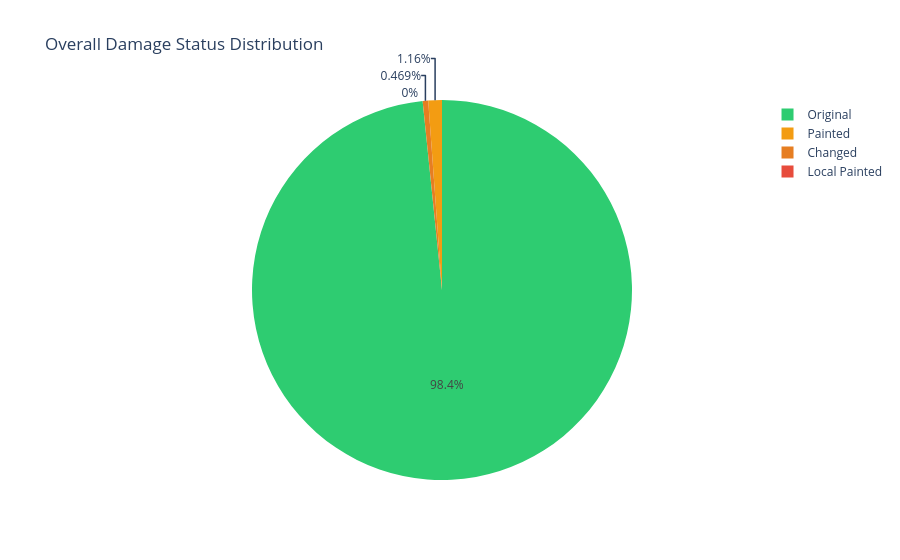

The code cell stored with this chart in its notebook:
### Markdown cell above
## Section 6: Damage Analysis

Shows the physical condition landscape across all eligible listings. The pie chart gives an overall ratio of original vs damaged parts. The box plot reveals how much damage categories (clean, paint only, changed parts) affect pricing — use this to decide if a cosmetic-only repaint is worth the discount versus a car with replaced structural parts. The bar chart identifies which body panels are most commonly damaged, helping you know what to inspect closely during a test drive.

### Code cell
# Damage status distribution across all listings
damage_summary = df[["damage_original_count", "damage_painted_count",
                      "damage_local_painted_count", "damage_changed_count"]].sum()
damage_summary.index = ["Original", "Painted", "Local Painted", "Changed"]

fig = px.pie(
    values=damage_summary.values, names=damage_summary.index,
    title="Overall Damage Status Distribution",
    color_discrete_sequence=["#2ecc71", "#f39c12", "#e67e22", "#e74c3c"]
)
fig.show()

### Figure 1 — Plotly figure (JSON) as saved in the notebook; plotly's stock layout.template omitted (floating-point values rounded to 4 significant figures)
{"data": [{"domain": {"x": [0, 1], "y": [0, 1]}, "hovertemplate": "label=%{label}<br>value=%{value}<extra></extra>", "labels": ["Original", "Painted", "Local Painted", "Changed"], "legendgroup": "", "name": "", "showlegend": true, "type": "pie", "values": [3146.0, 37.0, 0.0, 15.0]}], "layout": {"legend": {"tracegroupgap": 0}, "piecolorway": ["#2ecc71", "#f39c12", "#e67e22", "#e74c3c"], "title": {"text": "Overall Damage Status Distribution"}}}
